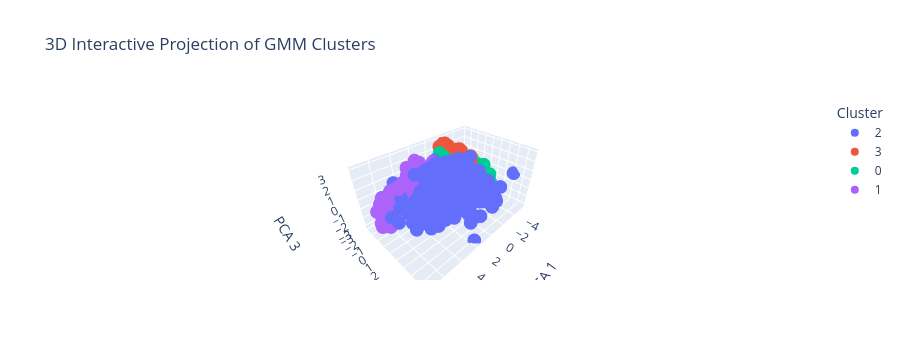

Write notebook code for a chart like this one.
### Code cell
import plotly.express as px
import pandas as pd

# Convertimos a DataFrame
df_3d = pd.DataFrame(
    reduced_3_PCA,
    columns=['PCA 1', 'PCA 2', 'PCA 3']
)

# Agregamos las etiquetas del cluster
df_3d["Cluster"] = PCA_3_pred.astype(str)

# Creamos gráfica 3D interactiva
fig = px.scatter_3d(
    df_3d,
    x="PCA 1",
    y="PCA 2",
    z="PCA 3",
    color="Cluster",
    title="3D Interactive Projection of GMM Clusters"
)

fig.show()

### Figure 1 — Plotly figure (JSON) as saved in the notebook; plotly's stock layout.template omitted (floating-point values rounded to 4 significant figures; data arrays with more than 128 entries replaced by an {"elided": "..."} marker saying what was removed)
{"data": [{"hovertemplate": "Cluster=2<br>PCA 1=%{x}<br>PCA 2=%{y}<br>PCA 3=%{z}<extra></extra>", "legendgroup": "2", "marker": {"color": "#636efa", "symbol": "circle"}, "mode": "markers", "name": "2", "scene": "scene", "showlegend": true, "type": "scatter3d", "x": {"elided": "735 float values"}, "y": {"elided": "735 float values"}, "z": {"elided": "735 float values"}}, {"hovertemplate": "Cluster=3<br>PCA 1=%{x}<br>PCA 2=%{y}<br>PCA 3=%{z}<extra></extra>", "legendgroup": "3", "marker": {"color": "#EF553B", "symbol": "circle"}, "mode": "markers", "name": "3", "scene": "scene", "showlegend": true, "type": "scatter3d", "x": {"elided": "602 float values"}, "y": {"elided": "602 float values"}, "z": {"elided": "602 float values"}}, {"hovertemplate": "Cluster=0<br>PCA 1=%{x}<br>PCA 2=%{y}<br>PCA 3=%{z}<extra></extra>", "legendgroup": "0", "marker": {"color": "#00cc96", "symbol": "circle"}, "mode": "markers", "name": "0", "scene": "scene", "showlegend": true, "type": "scatter3d", "x": {"elided": "450 float values"}, "y": {"elided": "450 float values"}, "z": {"elided": "450 float values"}}, {"hovertemplate": "Cluster=1<br>PCA 1=%{x}<br>PCA 2=%{y}<br>PCA 3=%{z}<extra></extra>", "legendgroup": "1", "marker": {"color": "#ab63fa", "symbol": "circle"}, "mode": "markers", "name": "1", "scene": "scene", "showlegend": true, "type": "scatter3d", "x": {"elided": "429 float values"}, "y": {"elided": "429 float values"}, "z": {"elided": "429 float values"}}], "layout": {"height": 360, "legend": {"title": {"text": "Cluster"}, "tracegroupgap": 0}, "scene": {"aspectmode": "auto", "aspectratio": {"x": 1.459, "y": 0.9548, "z": 0.7178}, "domain": {"x": [0, 1], "y": [0, 1]}, "xaxis": {"title": {"text": "PCA 1"}, "type": "linear"}, "yaxis": {"title": {"text": "PCA 2"}, "type": "linear"}, "zaxis": {"title": {"text": "PCA 3"}, "type": "linear"}}, "title": {"text": "3D Interactive Projection of GMM Clusters"}}}
